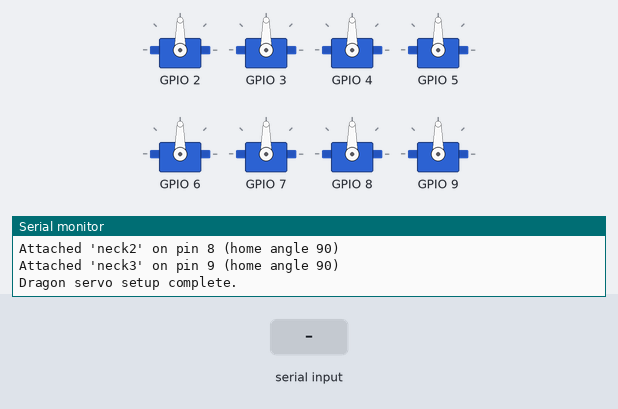
This sketch was run on a simulated ESP32. Shown: 8 × servo, the last lines printed to the serial monitor. Inputs (shaded band) come from the test bench.

Above: at 1.5 s.
1.6 s: "blink\n" received over Serial
At 2.07 s:
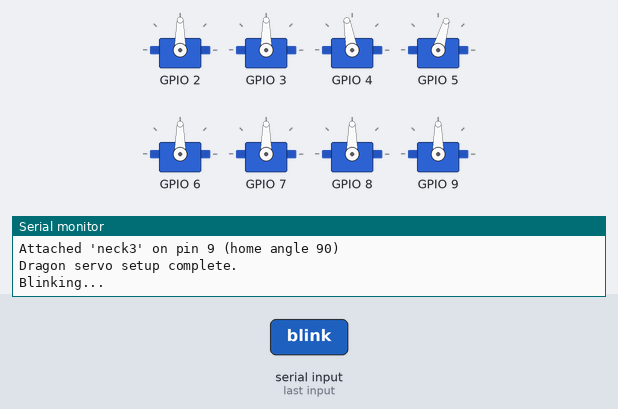
3.7 s: "ror\n" received over Serial
At 4.17 s:
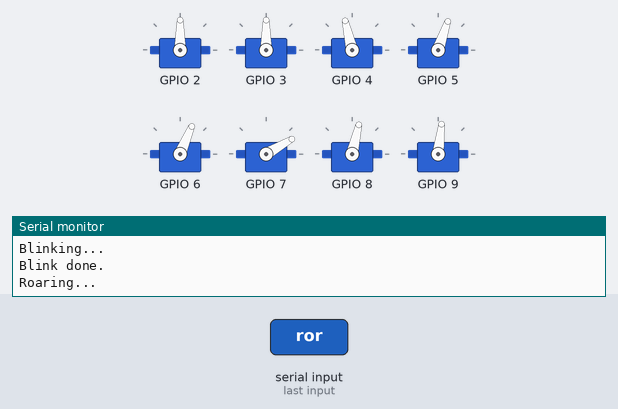
6.7 s: "look right\n" received over Serial
At 8.2 s:
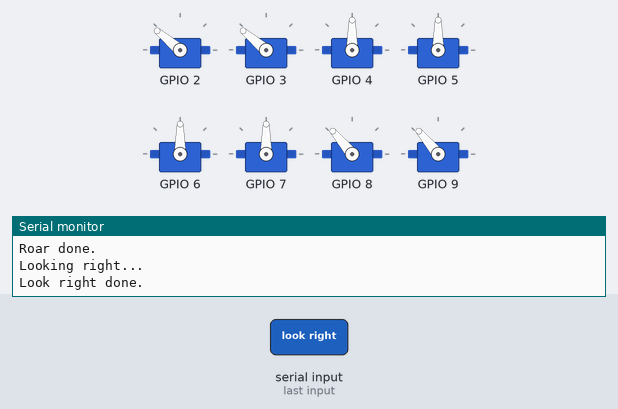
9.1 s: "look left\n" received over Serial
At 10.9 s:
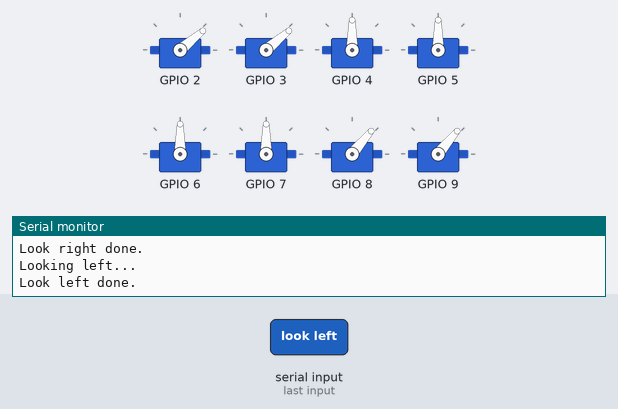
11.4 s: "front\n" received over Serial
At 11.87 s:
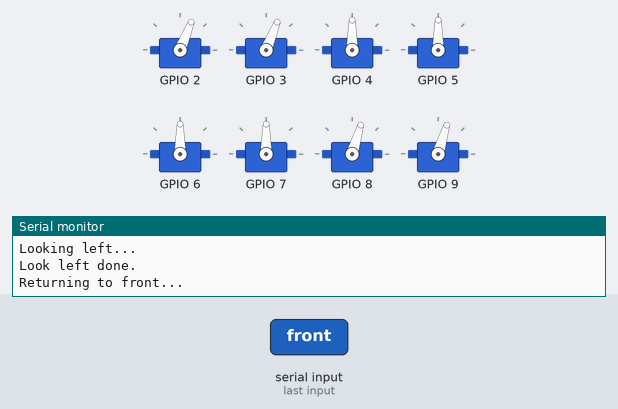
Timing chart, 0 to 14.4 s (numbered marks = the images above; inputs shaded):
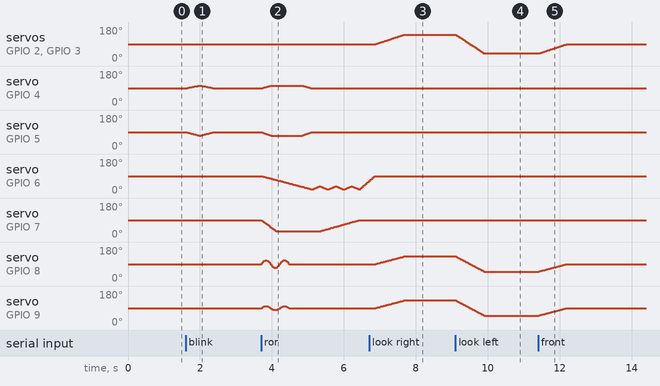

Measured:
- after the input at 1.6 s, servo on GPIO 4: rises from 90° to 103° in 0.34 s, then falls to 90° in 0.38 s
- after the input at 6.7 s, servo on GPIO 2, servo on GPIO 3: moves from 90° to 140° over 0.78 s, starting after 0.19 s; servo on GPIO 8, servo on GPIO 9: moves from 90° to 130° over 0.78 s, starting after 0.19 s
- after the input at 9.1 s, servo on GPIO 2, servo on GPIO 3: moves from 140° to 40° over 0.78 s, starting at once; servo on GPIO 8, servo on GPIO 9: moves from 130° to 50° over 0.78 s, starting at once
- after the input at 11.4 s, servo on GPIO 2, servo on GPIO 3: moves from 40° to 90° over 0.78 s, starting at once; servo on GPIO 8, servo on GPIO 9: moves from 50° to 90° over 0.78 s, starting at once

The sketch:

dragon_servos_9.ino
```cpp
#include <Servo.h>

// ============================================================
// SERVO-TO-PIN CONFIGURATION
// This is the ONLY section you should need to edit when you
// add, remove, or rewire a servo. Everything below reads from
// this list automatically.
// ============================================================

struct ServoConfig {
  const char* name;   // friendly name, used in Serial output
  uint8_t pin;         // Arduino pin the servo signal wire is on
  int homeAngle;       // resting/neutral angle (0-180)
  int minAngle;         // safe minimum angle for this servo
  int maxAngle;         // safe maximum angle for this servo
};

// Add/remove/edit rows here. Order doesn't matter.
ServoConfig servoConfigs[] = {
  { "eyeLeft",     2, 90,  30, 150 },
  { "eyeRight",    3, 90,  30, 150 },
  { "eyelidLeft",  4, 90,  60, 120 },
  { "eyelidRight", 5, 90,  60, 120 },
  { "jaw",         6, 90,  15, 120 },
  { "neck1",       7, 90,  30, 150 },
  { "neck2",       8, 90,  30, 150 },
  { "neck3",       9, 90,  30, 150 },
};

const uint8_t NUM_SERVOS = sizeof(servoConfigs) / sizeof(servoConfigs[0]);

// ============================================================
// Everything below this line is generic plumbing — you
// shouldn't need to touch it just to change pins/servos.
// ============================================================

Servo servos[NUM_SERVOS];

// Look up a servo's array index by its friendly name.
// Returns -1 if not found.
int servoIndex(const char* name) {
  for (uint8_t i = 0; i < NUM_SERVOS; i++) {
    if (strcmp(servoConfigs[i].name, name) == 0) {
      return i;
    }
  }
  return -1;
}

// Move a named servo to an angle, clamped to its configured safe range.
void moveServo(const char* name, int angle) {
  int idx = servoIndex(name);
  if (idx == -1) {
    Serial.print("Unknown servo: ");
    Serial.println(name);
    return;
  }
  angle = constrain(angle, servoConfigs[idx].minAngle, servoConfigs[idx].maxAngle);
  servos[idx].write(angle);
}

void setup() {
  Serial.begin(9600);

  for (uint8_t i = 0; i < NUM_SERVOS; i++) {
    servos[i].attach(servoConfigs[i].pin);
    servos[i].write(servoConfigs[i].homeAngle);

    Serial.print("Attached '");
    Serial.print(servoConfigs[i].name);
    Serial.print("' on pin ");
    Serial.print(servoConfigs[i].pin);
    Serial.print(" (home angle ");
    Serial.print(servoConfigs[i].homeAngle);
    Serial.println(")");
  }

  Serial.println("Dragon servo setup complete.");
}

void loop() {
  handleSerialCommands();
}

// ============================================================
// Synchronized blink
// eyelidRight: 90 -> 71 -> 90
// eyelidLeft:  90 -> 103 -> 90
// Both move together, step by step, so they reach their closed
// position at the same moment. "Slightly slower than normal"
// speed is set by stepDelayMs below.
// ============================================================
void blinkEyelids() {
  const int startAngle = 90;
  const int rightClosed = 71;
  const int leftClosed = 103;
  const int stepDelayMs = 20; // higher = slower; ~15ms is "normal" servo speed, so 20ms is slightly slower

  int rightSteps = abs(startAngle - rightClosed); // 19
  int leftSteps = abs(leftClosed - startAngle);   // 13
  int steps = max(rightSteps, leftSteps);          // use the larger so both arrive together

  // Closing: startAngle -> closed
  for (int i = 0; i <= steps; i++) {
    float t = (float)i / steps; // 0.0 -> 1.0
    int rightAngle = startAngle + t * (rightClosed - startAngle);
    int leftAngle = startAngle + t * (leftClosed - startAngle);
    moveServo("eyelidRight", rightAngle);
    moveServo("eyelidLeft", leftAngle);
    delay(stepDelayMs);
  }

  // Opening: closed -> startAngle
  for (int i = 0; i <= steps; i++) {
    float t = (float)i / steps;
    int rightAngle = rightClosed + t * (startAngle - rightClosed);
    int leftAngle = leftClosed + t * (startAngle - leftClosed);
    moveServo("eyelidRight", rightAngle);
    moveServo("eyelidLeft", leftAngle);
    delay(stepDelayMs);
  }
}

// ============================================================
// Roar animation
// At the same time:
//   neck1: 90 -> 20
//   jaw:   90 -> 20
//   eyelids: full blink (90 -> closed -> 90), timed to happen
//            within the same overall duration as the neck/jaw move
// Type "ror" into the Serial Monitor to trigger it.
// ============================================================
void rorAnimation() {
  const int neckStart = 90, neckEnd = 20;
  const int jawStart = 90, jawEnd = 20;
  const int eyelidStart = 90;
  const int rightClosed = 71;
  const int leftClosed = 103;

  const int steps = 70;       // resolution of the animation (higher = smoother)
  const int stepDelayMs = 20; // same slightly-slower-than-normal pace as blink

  for (int i = 0; i <= steps; i++) {
    float t = (float)i / steps; // 0.0 -> 1.0 across the whole animation

    // Neck moves faster than the rest of the animation: it finishes
    // its travel by the 35% mark, then holds at its end angle.
    const float neckDuration = 0.35;
    int neckAngle;
    if (t <= neckDuration) {
      float neckPhase = t / neckDuration;
      neckAngle = neckStart + neckPhase * (neckEnd - neckStart);
    } else {
      neckAngle = neckEnd;
    }

    int jawAngle = jawStart + t * (jawEnd - jawStart);

    // Eyelids do a full blink within the same duration, but now with
    // an even longer hold in the middle so they stay closed longer:
    // 0.00-0.20 = closing, 0.20-0.80 = holding closed, 0.80-1.00 = opening
    const float closeEnd = 0.20;
    const float holdEnd = 0.80;
    int rightAngle, leftAngle;
    if (t <= closeEnd) {
      float phase = t / closeEnd;
      rightAngle = eyelidStart + phase * (rightClosed - eyelidStart);
      leftAngle = eyelidStart + phase * (leftClosed - eyelidStart);
    } else if (t <= holdEnd) {
      rightAngle = rightClosed;
      leftAngle = leftClosed;
    } else {
      float phase = (t - holdEnd) / (1.0 - holdEnd);
      rightAngle = rightClosed + phase * (eyelidStart - rightClosed);
      leftAngle = leftClosed + phase * (eyelidStart - leftClosed);
    }

    // neck2 sways side to side slowly while neck1 is dropping, and
    // continues a little bit after neck1 finishes before settling back
    // to 90. 1.5 full cycles across its active window so it always
    // ends back at center (90) rather than cutting off mid-swing.
    const float neck2Duration = 0.55;
    const float neck2Cycles = 1.5;
    const int neck2Amplitude = 20; // swings 70 <-> 110
    int neck2Angle;
    if (t <= neck2Duration) {
      float neck2Phase = t / neck2Duration;
      neck2Angle = 90 + neck2Amplitude * sin(2 * PI * neck2Cycles * neck2Phase);
    } else {
      neck2Angle = 90;
    }

    // neck3 sways side to side too, at the same time as neck2 (same
    // timing/cycles), but with a smaller amplitude since it should
    // only move "a little bit."
    const int neck3Amplitude = 10; // swings 80 <-> 100
    int neck3Angle;
    if (t <= neck2Duration) {
      float neck3Phase = t / neck2Duration;
      neck3Angle = 90 + neck3Amplitude * sin(2 * PI * neck2Cycles * neck3Phase);
    } else {
      neck3Angle = 90;
    }

    moveServo("neck1", neckAngle);
    moveServo("neck2", neck2Angle);
    moveServo("neck3", neck3Angle);
    moveServo("jaw", jawAngle);
    moveServo("eyelidRight", rightAngle);
    moveServo("eyelidLeft", leftAngle);

    delay(stepDelayMs);
  }

  // Jaw wobble: 20 -> 35 -> 20, three times (wider swing = more prominent)
  // Neck1 rises back toward 90 gradually during this phase too, so it
  // doesn't sit fully down the whole time the jaw is wobbling.
  const int wobbleLow = 20, wobbleHigh = 35;
  const int wobbleSteps = 10;
  const int wobbleStepDelayMs = 20;
  const int totalWobbleSubSteps = 3 * 2 * (wobbleSteps + 1); // 3 reps, 2 directions each
  int wobbleSubStep = 0;

  for (int rep = 0; rep < 3; rep++) {
    // low -> high
    for (int i = 0; i <= wobbleSteps; i++) {
      float t = (float)i / wobbleSteps;
      int jawAngle = wobbleLow + t * (wobbleHigh - wobbleLow);
      moveServo("jaw", jawAngle);

      float neckT = (float)wobbleSubStep / (totalWobbleSubSteps - 1);
      moveServo("neck1", neckEnd + neckT * (90 - neckEnd));
      wobbleSubStep++;

      delay(wobbleStepDelayMs);
    }
    // high -> low
    for (int i = 0; i <= wobbleSteps; i++) {
      float t = (float)i / wobbleSteps;
      int jawAngle = wobbleHigh + t * (wobbleLow - wobbleHigh);
      moveServo("jaw", jawAngle);

      float neckT = (float)wobbleSubStep / (totalWobbleSubSteps - 1);
      moveServo("neck1", neckEnd + neckT * (90 - neckEnd));
      wobbleSubStep++;

      delay(wobbleStepDelayMs);
    }
  }

  // Neck1 is already back at 90 by the time wobbling finishes.
  // Return jaw (and confirm eyelids) to home, at a faster pace than before.
  const int homeAngle = 90;
  const int returnSteps = 35;       // fewer steps than before = faster
  const int returnStepDelayMs = 12; // shorter delay per step = faster

  int jawFrom = wobbleLow; // 20 (wobble always ends back at low)

  for (int i = 0; i <= returnSteps; i++) {
    float t = (float)i / returnSteps;
    int jawAngle = jawFrom + t * (homeAngle - jawFrom);
    moveServo("jaw", jawAngle);
    moveServo("neck1", homeAngle);
    moveServo("eyelidRight", homeAngle);
    moveServo("eyelidLeft", homeAngle);
    delay(returnStepDelayMs);
  }
}

// ============================================================
// Generic helper: move any group of named servos together,
// each starting from wherever it currently is, all arriving
// at their own target at the same time.
// ============================================================
const uint8_t MAX_GROUP_SERVOS = 8;

void moveServosTogether(const char* names[], const int targets[], int count, int steps, int stepDelayMs) {
  int startAngles[MAX_GROUP_SERVOS];
  for (int c = 0; c < count; c++) {
    int idx = servoIndex(names[c]);
    startAngles[c] = (idx != -1) ? servos[idx].read() : targets[c];
  }

  for (int i = 0; i <= steps; i++) {
    float t = (float)i / steps;
    for (int c = 0; c < count; c++) {
      int angle = startAngles[c] + t * (targets[c] - startAngles[c]);
      moveServo(names[c], angle);
    }
    delay(stepDelayMs);
  }
}

// ============================================================
// Look right / look left / front
// Eyes + neck2 + neck3 turn together, then "front" resets them.
// Type "look right", "look left", or "front" into the Serial Monitor.
// ============================================================
void lookRightAnimation() {
  const char* names[] = { "eyeLeft", "eyeRight", "neck2", "neck3" };
  const int targets[] = { 140, 140, 130, 130 };
  moveServosTogether(names, targets, 4, 40, 20);
}

void lookLeftAnimation() {
  const char* names[] = { "eyeLeft", "eyeRight", "neck2", "neck3" };
  const int targets[] = { 40, 40, 50, 50 };
  moveServosTogether(names, targets, 4, 40, 20);
}

void frontAnimation() {
  const char* names[] = { "eyeLeft", "eyeRight", "neck2", "neck3" };
  const int targets[] = { 90, 90, 90, 90 };
  moveServosTogether(names, targets, 4, 40, 20);
}

// ============================================================
// Serial command handling
// Type into the Serial Monitor: <servoName> <angle>
// Example:   jaw 60
// Press Enter (make sure Serial Monitor line ending is set to
// "Newline" or "Both NL & CR").
// ============================================================
void handleSerialCommands() {
  if (!Serial.available()) {
    return;
  }

  String line = Serial.readStringUntil('\n');
  line.trim();

  if (line.length() == 0) {
    return;
  }

  if (line.equalsIgnoreCase("blink")) {
    Serial.println("Blinking...");
    blinkEyelids();
    Serial.println("Blink done.");
    return;
  }

  if (line.equalsIgnoreCase("ror")) {
    Serial.println("Roaring...");
    rorAnimation();
    Serial.println("Roar done.");
    return;
  }

  if (line.equalsIgnoreCase("look right")) {
    Serial.println("Looking right...");
    lookRightAnimation();
    Serial.println("Look right done.");
    return;
  }

  if (line.equalsIgnoreCase("look left")) {
    Serial.println("Looking left...");
    lookLeftAnimation();
    Serial.println("Look left done.");
    return;
  }

  if (line.equalsIgnoreCase("front")) {
    Serial.println("Returning to front...");
    frontAnimation();
    Serial.println("Front done.");
    return;
  }

  int spaceIndex = line.indexOf(' ');
  if (spaceIndex == -1) {
    Serial.println("Format: <servoName> <angle>   e.g. jaw 60");
    return;
  }

  String name = line.substring(0, spaceIndex);
  String angleStr = line.substring(spaceIndex + 1);
  angleStr.trim();

  if (angleStr.length() == 0) {
    Serial.println("Format: <servoName> <angle>   e.g. jaw 60");
    return;
  }

  int angle = angleStr.toInt();

  int idx = servoIndex(name.c_str());
  if (idx == -1) {
    Serial.print("Unknown servo: ");
    Serial.println(name);
    Serial.print("Valid names: ");
    for (uint8_t i = 0; i < NUM_SERVOS; i++) {
      Serial.print(servoConfigs[i].name);
      if (i < NUM_SERVOS - 1) Serial.print(", ");
    }
    Serial.println();
    return;
  }

  moveServo(name.c_str(), angle);

  Serial.print(name);
  Serial.print(" -> ");
  Serial.print(constrain(angle, servoConfigs[idx].minAngle, servoConfigs[idx].maxAngle));
  Serial.println(" degrees");
}
```
